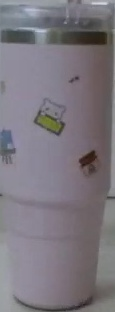
#> input picture image/template/template_pic1_x_573_y_276_w_115_h_312.jpg, 115 x 312 px
$ python f_n_withRobo.py
#> lines starting #> are read from the running program, lines starting #| are printed output that depends on the picture; after the words box and inside, x2 and y2 are one past the last pixel; in counts of white or black regions, pixels touching at a corner belong together
import cv2
import numpy as np
import robomaster
from robomaster import robot
from robomaster import vision


class PinkObjectDetector:
    def __init__(self, template_paths, confidence_threshold=0.7, iou_threshold=0.3):
        """
        Pink Object Detector สำหรับ RoboMaster EP S1

        Args:
            template_paths (list): รายการ path ของ template images
            confidence_threshold (float): threshold สำหรับ template matching
            iou_threshold (float): threshold สำหรับ NMS
        """
        self.confidence_threshold = confidence_threshold
        self.iou_threshold = iou_threshold
        self.templates_masked = []
        self.templates_shapes = []

        # โหลดและเตรียม templates
        self._load_templates(template_paths)

    def create_pink_mask(self, img_rgb):
        """สร้าง mask สำหรับสีชมพู โดยใช้ HSV color space"""
        # แปลงเป็น HSV เพื่อจับสีชมพูได้ดีกว่า
        img_bgr = cv2.cvtColor(img_rgb, cv2.COLOR_RGB2BGR)
        hsv = cv2.cvtColor(img_bgr, cv2.COLOR_BGR2HSV)

        # ช่วงค่าสีชมพู
        lower_pink = np.array([120, 20, 80])
        upper_pink = np.array([170, 100, 200])

        # สร้าง mask
        mask = cv2.inRange(hsv, lower_pink, upper_pink)

        # ลด noise ด้วย morphology operations
        mask = cv2.medianBlur(mask, 5)
        kernel = np.ones((7, 7), np.uint8)
        mask = cv2.morphologyEx(mask, cv2.MORPH_CLOSE, kernel)

        return mask

    def _load_templates(self, template_paths):
        """โหลดและเตรียม templates"""
        for template_path in template_paths:
            # โหลด template
            template = cv2.imread(template_path)
#> template is the input picture: shape (312, 115, 3); mean B, G, R 125.9, 118.4, 123.7
            if template is None:
                print(f"Warning: Could not load template {template_path}")
                continue

            # แปลงเป็น RGB
            template_rgb = cv2.cvtColor(template, cv2.COLOR_BGR2RGB)

            # สร้าง pink mask
            template_mask = self.create_pink_mask(template_rgb)
#> in create_pink_mask, `hsv = cv2.cvtColor(img_bgr, cv2.COLOR_BGR2HSV)`: hsv: shape (312, 115, 3); mean H, S, V 121.3, 24.3, 128.9
#> in create_pink_mask, `mask = cv2.inRange(hsv, lower_pink, upper_pink)`:
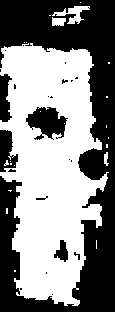
#> mask: shape (312, 115); 52.2% white; 23 black regions (16 under 20 px), largest, box (x1, y1, x2, y2) and area: (0, 0, 115, 312) 15090, (26, 107, 68, 140) 850, (0, 130, 18, 172) 498
#> in create_pink_mask, `mask = cv2.medianBlur(mask, 5)`:
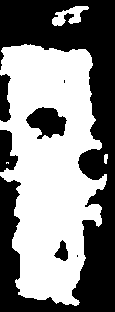
#> mask: shape (312, 115); 52.3% white; 7 black regions (2 under 20 px), largest, box (x1, y1, x2, y2) and area: (0, 0, 115, 312) 15179, (26, 107, 67, 139) 831, (0, 130, 18, 172) 522, (0, 74, 11, 122) 414, (54, 240, 68, 261) 169
#> in create_pink_mask, `mask = cv2.morphologyEx(mask, cv2.MORPH_CLOSE, kernel)`:
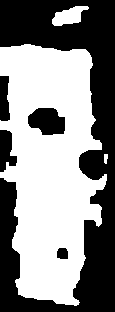
#> mask: shape (312, 115); 53.7% white; 5 black regions, box (x1, y1, x2, y2) and area: (0, 0, 115, 312) 14871, (28, 108, 65, 135) 773, (0, 130, 17, 172) 481, (0, 76, 10, 121) 386, (57, 248, 68, 259) 110

            # แปลงเป็น grayscale และใช้ mask
            template_gray = cv2.cvtColor(template_rgb, cv2.COLOR_RGB2GRAY)
            template_masked = cv2.bitwise_and(template_gray, template_gray, mask=template_mask)
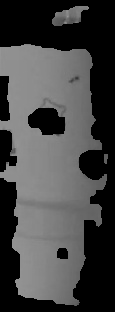
#> template_masked: shape (312, 115); min 0, max 150, mean 68.2

            self.templates_masked.append(template_masked)
            self.templates_shapes.append(template_masked.shape)
#> pass 2 of the loop in _load_templates, `for template_path in template_paths:`:
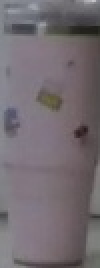
#> input picture image/template/template_pic2_x_634_y_291_w_50_h_134.jpg, 50 x 134 px (shown 2 times larger)
#> in _load_templates, template is the input picture: shape (134, 50, 3); mean B, G, R 112.8, 107.2, 115.3
#> template_rgb: shape (134, 50, 3)
#> hsv: shape (134, 50, 3); mean H, S, V 134.4, 23.5, 117
#> in create_pink_mask (call 2), `mask = cv2.inRange(hsv, lower_pink, upper_pink)`:
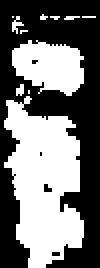
#> mask: shape (134, 50) (shown 2 times larger); 45.4% white; 11 white regions (8 under 20 px), largest, box (x1, y1, x2, y2) and area: (2, 48, 42, 134) 2248, (6, 20, 42, 48) 713, (6, 8, 12, 17) 24
#> template_gray: shape (134, 50)
#> in _load_templates, `template_masked = cv2.bitwise_and(template_gray, template_gray, mask=t..`:
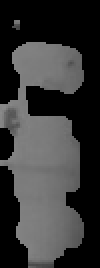
#> template_masked: shape (134, 50) (shown 2 times larger); min 0, max 138, mean 54.5
#> pass 3 of the loop in _load_templates, `for template_path in template_paths:`:
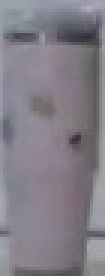
#> input picture image/template/template_pic3_x_629_y_291_w_35_h_92.jpg, 35 x 92 px (shown 3 times larger)
#> in _load_templates, template is the input picture: shape (92, 35, 3); mean B, G, R 135.6, 126, 130.6
#> template_rgb: shape (92, 35, 3)
#> hsv: shape (92, 35, 3); mean H, S, V 133.7, 20.2, 136.2
#> in create_pink_mask (call 3), `mask = cv2.inRange(hsv, lower_pink, upper_pink)`:
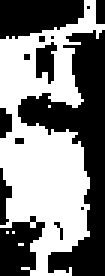
#> mask: shape (92, 35) (shown 3 times larger); 50.2% white; 14 black regions (7 under 20 px), largest, box (x1, y1, x2, y2) and area: (6, 10, 35, 92) 925, (0, 0, 28, 13) 289, (0, 72, 15, 92) 203
#> template_gray: shape (92, 35)
#> in _load_templates, `template_masked = cv2.bitwise_and(template_gray, template_gray, mask=t..`:
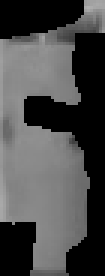
#> template_masked: shape (92, 35) (shown 3 times larger); min 0, max 175, mean 74.1

    # [111 lines left out: functions match_template_masked, calculate_iou, non_maximum_suppression, detect_from_camera_frame, not called in this run]


class PinkObjectInfo:
    """คลาสสำหรับเก็บข้อมูล pink object ที่ตรวจพบ (เหมือน MarkerInfo เดิม)"""

    # [8 lines left out: function __init__, not called in this run]

    @property
    def pt1(self):
        return int((self._x - self._w / 2) * 1280), int((self._y - self._h / 2) * 720)

    @property
    def pt2(self):
        return int((self._x + self._w / 2) * 1280), int((self._y + self._h / 2) * 720)

    @property
    def center(self):
        return int(self._x * 1280), int(self._y * 720)

    @property
    def text(self):
        return f"T{self._template_id+1}:{self._confidence:.2f}"


# ตัวแปรสำหรับเก็บผลลัพธ์การตรวจจับ
pink_objects = []


# [15 lines left out: function detect_pink_objects_in_frame, not called in this run]


if __name__ == '__main__':
    # กำหนด template paths (แก้ไข path ให้ตรงกับไฟล์จริง)
    template_paths = [
        "../../../image/template/template_pic1_x_573_y_276_w_115_h_312.jpg",
        "../../../image/template/template_pic2_x_634_y_291_w_50_h_134.jpg",
        "../../../image/template/template_pic3_x_629_y_291_w_35_h_92.jpg"
    ]

    # สร้าง Pink Object Detector
    detector = PinkObjectDetector(
        template_paths=template_paths,
        confidence_threshold=0.6,  # ลดลงเล็กน้อยเพื่อให้จับได้ง่ายขึ้น
        iou_threshold=0.3
    )

    # เชื่อมต่อ RoboMaster
#> (the run stopped early here; a loop or call above may not have finished)
